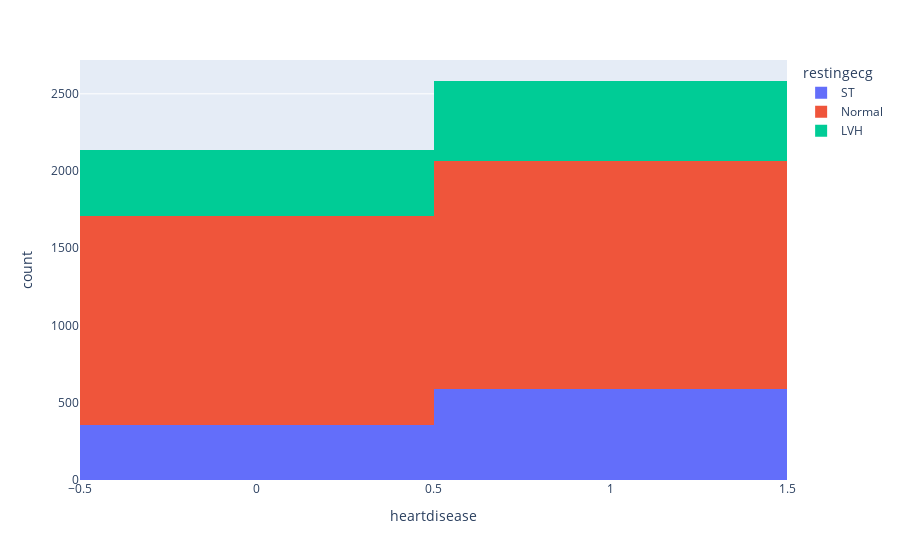

The cell this chart's notebook holds for it:
### Code cell
px.histogram(df, x = 'heartdisease', color='restingecg')

### Figure 1 — Plotly figure (JSON) as saved in the notebook; plotly's stock layout.template omitted (floating-point values rounded to 4 significant figures; data arrays with more than 128 entries replaced by an {"elided": "..."} marker saying what was removed)
{"data": [{"alignmentgroup": "True", "bingroup": "x", "hovertemplate": "restingecg=ST<br>heartdisease=%{x}<br>count=%{y}<extra></extra>", "legendgroup": "ST", "marker": {"color": "#636efa", "pattern": {"shape": ""}}, "name": "ST", "offsetgroup": "ST", "orientation": "v", "showlegend": true, "type": "histogram", "x": {"elided": "947 int values"}, "xaxis": "x", "yaxis": "y"}, {"alignmentgroup": "True", "bingroup": "x", "hovertemplate": "restingecg=Normal<br>heartdisease=%{x}<br>count=%{y}<extra></extra>", "legendgroup": "Normal", "marker": {"color": "#EF553B", "pattern": {"shape": ""}}, "name": "Normal", "offsetgroup": "Normal", "orientation": "v", "showlegend": true, "type": "histogram", "x": {"elided": "2823 int values"}, "xaxis": "x", "yaxis": "y"}, {"alignmentgroup": "True", "bingroup": "x", "hovertemplate": "restingecg=LVH<br>heartdisease=%{x}<br>count=%{y}<extra></extra>", "legendgroup": "LVH", "marker": {"color": "#00cc96", "pattern": {"shape": ""}}, "name": "LVH", "offsetgroup": "LVH", "orientation": "v", "showlegend": true, "type": "histogram", "x": {"elided": "947 int values"}, "xaxis": "x", "yaxis": "y"}], "layout": {"barmode": "relative", "legend": {"title": {"text": "restingecg"}, "tracegroupgap": 0}, "margin": {"t": 60}, "xaxis": {"anchor": "y", "domain": [0, 1], "title": {"text": "heartdisease"}}, "yaxis": {"anchor": "x", "domain": [0, 1], "title": {"text": "count"}}}}
